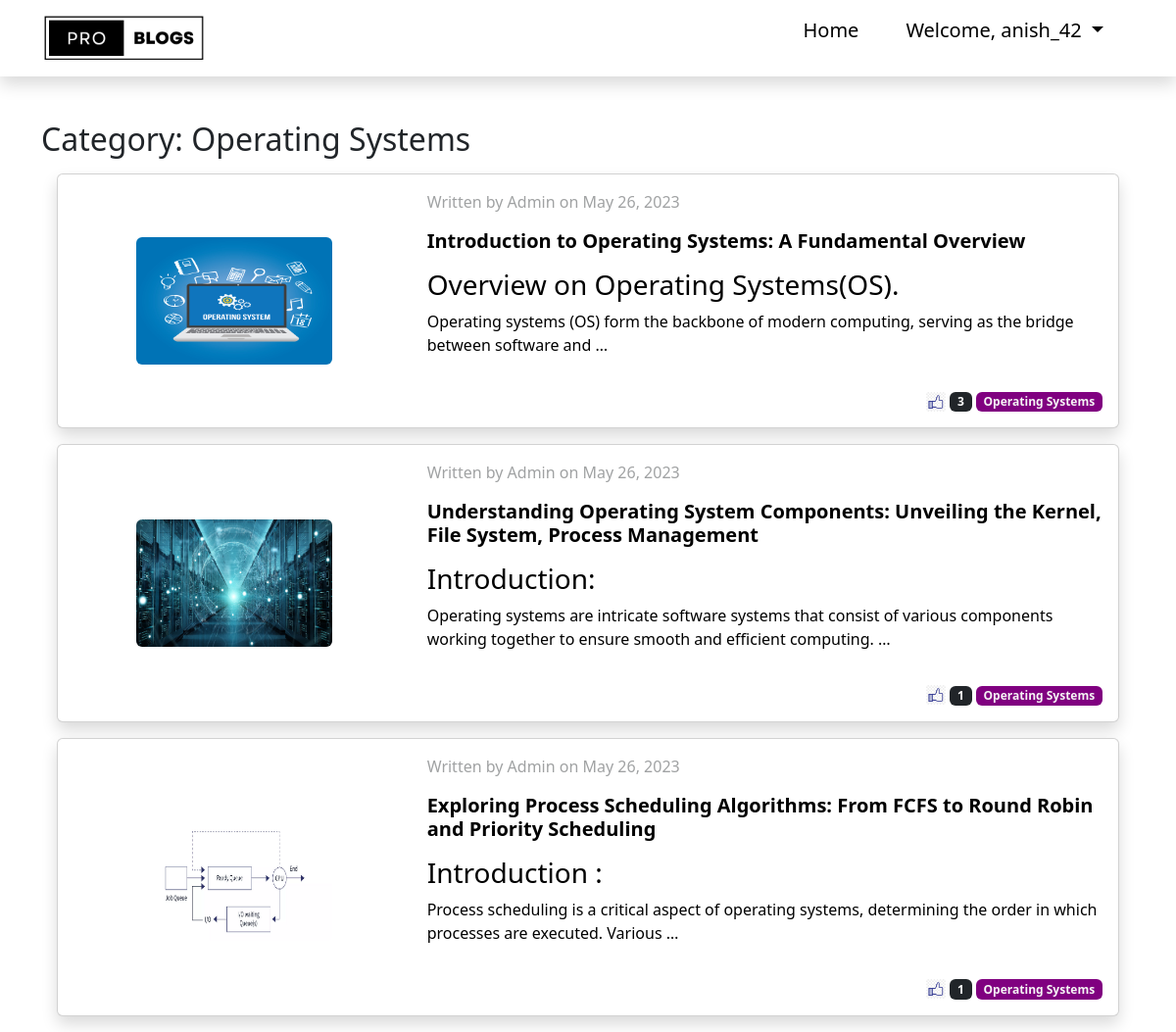
/category/os (signed in), run on the app's committed database.
### blogs/models.py (models this page shows, shortened)
class Category(models.Model):
    cat_id = models.IntegerField(primary_key=True)
    title = models.CharField(max_length=100)
    description = HTMLField()
    cat_created_at = models.DateField(auto_now_add=True)
    cat_url = models.CharField(max_length=200) #unique id for the page to locate
    image_cat = models.ImageField(upload_to='category/', default = 'category/default_img.jpg')
    def __str__(self):
        return self.title

class Post(models.Model):
    post_id = models.IntegerField(primary_key=True)
    title = models.CharField(max_length=100)
    content = HTMLField()
    post_url = models.CharField(max_length=200)
    likes = models.ManyToManyField(User, related_name='blogs_post')
    category_name = models.ForeignKey(Category, on_delete=models.CASCADE)
    image_post = models.ImageField(upload_to='post/')
    post_author = models.CharField(max_length=100, default='Admin')
    post_created_at = models.DateField(auto_now_add=True)

### blogs/views.py (the view)
# urls.py: path('category/<slug:url>', views.category, name='category'),
def category(request, url):
    category = Category.objects.get(cat_url = url)
    posts = Post.objects.filter(category_name = category)
    data = {
        'posts' : posts,
        'category' : category
    }
    return render(request, 'blogs/category.html', data)

### templates/blogs/category.html (shortened to what this page needs)
{% extends 'blogs/base.html' %}
{% load static %}
{% block content %}
<div class="container mt-5">
  <h2>Category: {{ category.title }}</h2>
  {% if posts %}
    {% for post in posts %}
    <div class="card m-3 shadow">
      <div class="row g-0">
        <div class="col-md-4 d-flex justify-content-center align-items-center">
          <a href="/blogs/{{post.post_url}}" class="post-link">
            <img src="/media/{{ post.image_post }}" class="img-fluid rounded img-post" alt="{{ post.title }} Image">
          </a>
        </div>
        <div class="col-md-8">
          <a href="/blogs/{{post.post_url}}" class="post-link">
            <div class="card-body">
              <p class="text-muted-light">Written by {{ post.post_author }} on {{post.post_created_at}}</p>
              <h5 class="card-title fw-bold">{{ post.title | truncatewords:15 }}</h5>
              <p class="card-text">{{ post.content | truncatewords:20 | safe}}</p>
            </div>
          </a>
          <div class="mt-auto mb-3 mx-3 my-3">
              <div class="text-end">
                <img src="../../media/logo/like-icon.jpg" alt="like-icon" class="like_icon">
                <span class="badge bg-dark">{{post.likes.count}}</span>
                <span class="badge " style="background-color: purple
                ; color: whitesmoke;">{{ post.category_name }}</span>
              </div>
            </div>
        </div>
      </div>
    </div>
    {% endfor %}
  {% else %}
    <p>No posts found under this category.</p>
  {% endif %}
</div>
{% endblock %}

### templates/blogs/base.html (shortened to what this page needs)
{%load static%}
<!DOCTYPE html>
<html>
<head>
    <link href="https://cdn.jsdelivr.net/npm/bootstrap@5.3.0-alpha3/dist/css/bootstrap.min.css" rel="stylesheet">
    <link rel="stylesheet" href="{% static 'css/style.css' %}">
</head>
<body>
  {%block navbar%}
    <nav class="navbar navbar-expand-lg shadow nav-bg fixed-top">
        <div class="container">
          <a class="navbar-brand" href="/"><span class="font-monospace fw-bold"><img src="../../media/logo/pro_blogs_logo.png" alt="Pro-Blogs-logo" style="width:auto; height: 50px;"></a>
          <div class="collapse navbar-collapse" id="navbarSupportedContent">
            {% block navbar_btns %}
            <ul class="navbar-nav ms-auto me-2 mb-2 mb-sm-0">
              <li class="nav-item">
                <a class="nav-link active mx-3 fs-5 text-black text-center" aria-current="page" href="/">Home</a>
              </li>
            {% if user.is_authenticated %}
              <li class="nav-item dropdown">
                <p class="nav-link dropdown-toggle mx-3 fs-5 text-black text-center" role="button" id="dropdownMenuLink" data-bs-toggle="dropdown" aria-expanded="false">
                  Welcome, {{ user.username }}
                </p>
              </li>
            {% else %}
              <li class="nav-item">
                <a class="btn btn-dark btn-lg rounded-pill" href="login">Get Started</a>
              </li>
            {% endif %}
            </ul>
            {% endblock %}
          </div>
        </div>
    </nav>
    {%endblock%}
    {% block content %}
    {% endblock %}
</body>
</html>

### blogs/static/css/style.css (style rules this page uses)
body { padding-top: 75px; }
.nav-bg { background-color: white; }

### templates/blogs/category.html (style rules this page uses)
.like_icon { width: 20px; height: auto; }
.text-muted-light { color: #a0a2a3!important; }
.trending-link, .post-link, .cat-link { text-decoration: none; color: black; }
.img-post { width: 200px; height: 130px; }

### data on the page
Category: title "Operating Systems"
Post: image_post (picture), post_author "Admin", post_created_at "May 26, 2023", title "Introduction to Operating Systems: A Fundamental Overview", content "Overview on Operating Systems(OS). Operating systems (OS) form the backbone of modern computing, serving as the bridge between software and …", likes.count "3", category_name "Operating Systems"
Post: image_post (picture), post_author "Admin", post_created_at "May 26, 2023", title "Understanding Operating System Components: Unveiling the Kernel, File System, Process Management", content "Introduction: Operating systems are intricate software systems that consist of various components working together to ensure smooth and efficient computing. …", likes.count "1", category_name "Operating Systems"
Post: image_post (picture), post_author "Admin", post_created_at "May 26, 2023", title "Exploring Process Scheduling Algorithms: From FCFS to Round Robin and Priority Scheduling", content "Introduction : Process scheduling is a critical aspect of operating systems, determining the order in which processes are executed. Various …", likes.count "1", category_name "Operating Systems"

### other printed values
{{ user.username }} "anish_42"
